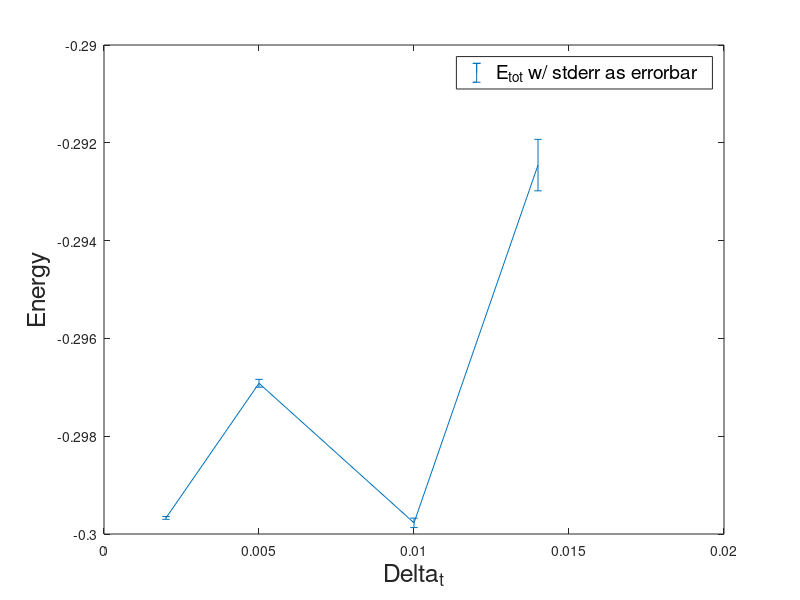
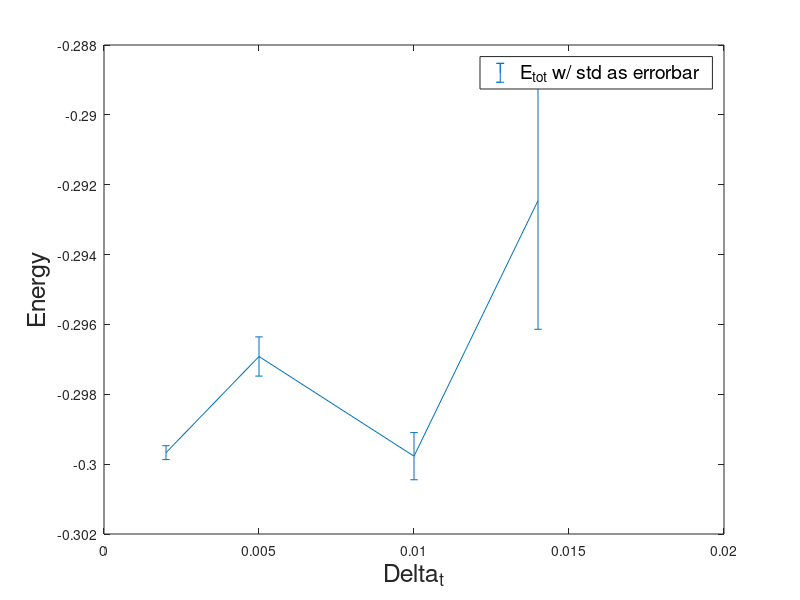

Recreate these plots in MATLAB, in order.
clear

data_dt_002 = [-0.299671, 5.67969e-05];
data_dt_005 = [-0.296918, 0.000160269];
data_dt_010 = [-0.299772, 0.000192871];
data_dt_014 = [-0.292456, 0.00105202];
data_dt_020 = [4.13966e+14, 3.1706e+06];

N = 64;
NBlocks = 50;

% note we discard last as that is very divergent
xdata = [0.002, 0.005, 0.010, 0.014];
ydata = [data_dt_002(1), data_dt_005(1), data_dt_010(1), data_dt_014(1)];
edata_standard_error = [data_dt_002(2), data_dt_005(2), data_dt_010(2), data_dt_014(2)];
edata_std = edata_standard_error * sqrt(NBlocks-1);


figure(1);
% use halve edata as the total width of error bar is 2*err originally
errorbar(xdata,ydata,edata_standard_error./2);
xlabel("\Delta_t", "FontSize", 18);
ylabel("Energy", "FontSize", 18);
legend("E_{tot} w/ stderr as errorbar", "FontSize", 14);

figure(2);
errorbar(xdata,ydata,edata_std./2);
xlabel("\Delta_t", "FontSize", 18);
ylabel("Energy", "FontSize", 18);
legend("E_{tot} w/ std as errorbar", "FontSize", 14);